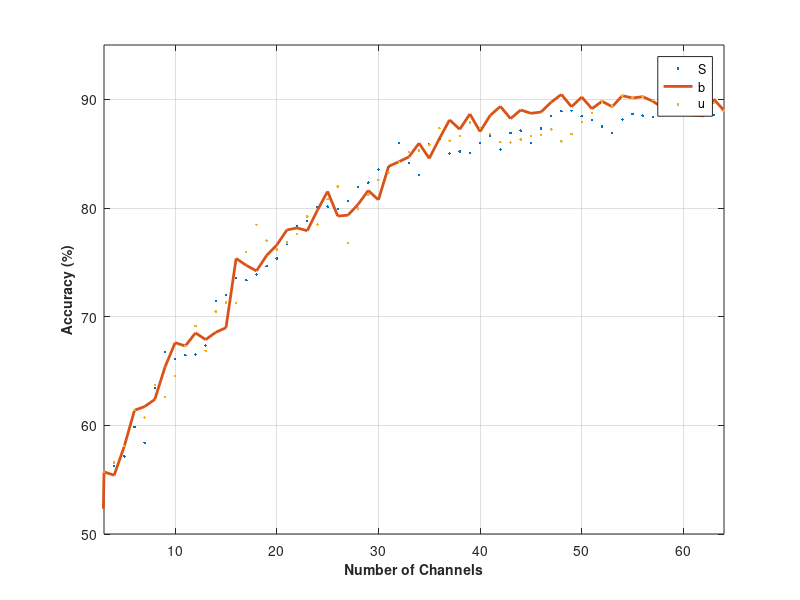

Here is the MATLAB script that generated this plot:
clc
close all


sub_dp = load("RESULTS_PHYSIONET_SUB_DP.mat");
sub_indp = load("RESULTS_PHYSIONET_SUB_INDP.mat");
sub_indp_avg = load("RESULTS_PHYSIONET_SUB_INDP_AVG.mat");


sub_dp = sub_dp.RESULTS_PHYSIONET;
sub_indp = sub_indp.RESULTS_PHYSIONET;
sub_indp_avg = sub_indp_avg.RESULTS_PHYSIONET;


col = [".-",".-",".-k"];
LineWidth = 2;
DisplayName = ["Subject Dependent","Avg Rank","Subject Indep"];

x_lim_low = 50;
x_lim_high = 95;
fontzie = 10;


signal_sub_dp = zeros(64,1);
signal_sub_indp = zeros(64,1);
signal_sub_indp_avg = zeros(64,1);

for i = 3:64
    x = sub_dp(i).avg_results(1);
    signal_sub_dp(i) = x;
    signal_sub_indp(i) = sub_indp(i).avg_results(1);
    signal_sub_indp_avg(i) = sub_indp_avg(i).avg_results(1);
end

%%
figure(1)


plot(signal_sub_dp,col(1),'LineWidth',...
    LineWidth,'DisplayName',DisplayName(1))

hold on

plot(signal_sub_indp,col(2),'LineWidth',...
    LineWidth,'DisplayName',DisplayName(3))

hold on

plot(signal_sub_indp_avg,col(3),'LineWidth',...
    LineWidth,'DisplayName',DisplayName(2))

legend;

xlim([3 64]); ylim([x_lim_low x_lim_high]); 
grid on;
ylabel("Accuracy (%)",'FontSize',fontzie,'FontWeight','bold')
xlabel("Number of Channels",'FontSize',fontzie,'FontWeight','bold')




%% Channel Diff


figure(2)






















